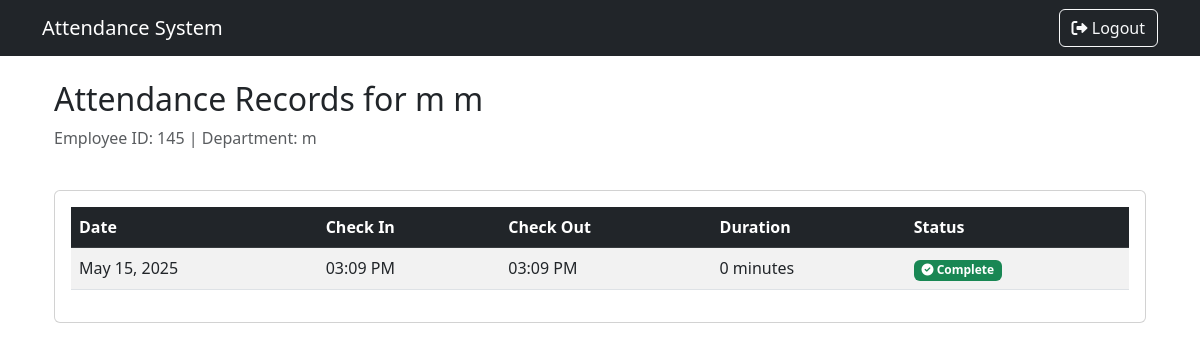
Page /attendance-history/ (signed in) on the committed database.
### core/models.py (models this page shows, shortened)
class Employee(models.Model):
    user = models.OneToOneField(User, on_delete=models.CASCADE)
    employee_id = models.CharField(max_length=50, unique=True)
    department = models.CharField(max_length=100)
    position = models.CharField(max_length=100)
    created_at = models.DateTimeField(auto_now_add=True)
    updated_at = models.DateTimeField(auto_now=True)

class Attendance(models.Model):
    employee = models.ForeignKey(Employee, on_delete=models.CASCADE)
    date = models.DateField(auto_now_add=True)
    check_in = models.DateTimeField(null=True, blank=True)
    check_out = models.DateTimeField(null=True, blank=True)
    status = models.CharField(max_length=20, default='present')
    created_at = models.DateTimeField(auto_now_add=True)
    updated_at = models.DateTimeField(auto_now=True)
    class Meta:
        unique_together = ('employee', 'date')

### core/views.py (the view)
# urls.py: path('attendance-history/', views.attendance_history, name='attendance_history'),
@login_required
@require_http_methods(["GET"])
def attendance_history(request):
    if request.user.is_superuser:
        employees = Employee.objects.all().select_related('user')
        today = timezone.now().date()
        today_attendance = {
            attendance.employee_id: attendance
            for attendance in Attendance.objects.filter(date=today)
        }
        employee_id = request.GET.get('employee_id')
        if employee_id:
            try:
                employee = Employee.objects.get(id=employee_id)
                attendance_records = Attendance.objects.filter(
                    employee=employee
                ).select_related('employee').order_by('-date', '-check_in')
                return render(request, 'core/employee_attendance.html', {
                    'employee': employee,
                    'attendance_records': attendance_records
                })
            except Employee.DoesNotExist:
                messages.error(request, 'Employee not found')
                return redirect('core:attendance_history')
        return render(request, 'core/attendance_history.html', {
            'employees': employees,
            'today_attendance': today_attendance,
            'today': today
        })
    else:
        try:
            employee = Employee.objects.get(user=request.user)
            attendance_records = Attendance.objects.filter(
                employee=employee
            ).select_related('employee').order_by('-date', '-check_in')
            return render(request, 'core/employee_attendance.html', {
                'employee': employee,
                'attendance_records': attendance_records
            })
        except Employee.DoesNotExist:
            messages.error(request, 'Employee record not found')
            return redirect('core:dashboard')

### templates/core/employee_attendance.html (shortened to what this page needs)
{% extends 'core/base.html' %}
{% load core_extras %}
{% block content %}
<div class="container">
    <div class="row mb-4">
        <div class="col">
            <h2>Attendance Records for {{ employee.user.get_full_name }}</h2>
            <p class="text-muted">Employee ID: {{ employee.employee_id }} | Department: {{ employee.department }}</p>
        </div>
    </div>
    <div class="card">
        <div class="card-body">
            <div class="table-responsive">
                <table class="table table-striped table-hover">
                    <thead class="table-dark">
                        <tr>
                            <th>Date</th>
                            <th>Check In</th>
                            <th>Check Out</th>
                            <th>Duration</th>
                            <th>Status</th>
                        </tr>
                    </thead>
                    <tbody>
                        {% for record in attendance_records %}
                        <tr>
                            <td>{{ record.date|date:"F d, Y" }}</td>
                            <td>{{ record.check_in|date:"h:i A" }}</td>
                            <td>
                                {% if record.check_out %}
                                    {{ record.check_out|date:"h:i A" }}
                                {% else %}
                                    <span class="text-muted">Not checked out</span>
                                {% endif %}
                            </td>
                            <td>
                                {% if record.check_out %}
                                    {{ record.check_out|timeuntil:record.check_in }}
                                {% else %}
                                    -
                                {% endif %}
                            </td>
                            <td>
                                {% if record.check_out %}
                                    <span class="badge bg-success">
                                        <i class="fas fa-check-circle"></i> Complete
                                    </span>
                                {% else %}
                                    <span class="badge bg-warning">
                                        <i class="fas fa-clock"></i> Incomplete
                                    </span>
                                {% endif %}
                            </td>
                        </tr>
                        {% empty %}
                        <tr>
                            <td colspan="5" class="text-center">No attendance records found</td>
                        </tr>
                        {% endfor %}
                    </tbody>
                </table>
            </div>
        </div>
    </div>
</div>
{% endblock %}

### rows in the picture
Employee: user.get_full_name "m m", employee_id "145", department "m"
Attendance: date "May 15, 2025", check_in "03:09 PM", check_out "03:09 PM", check_out "0 minutes", shows "Complete"
